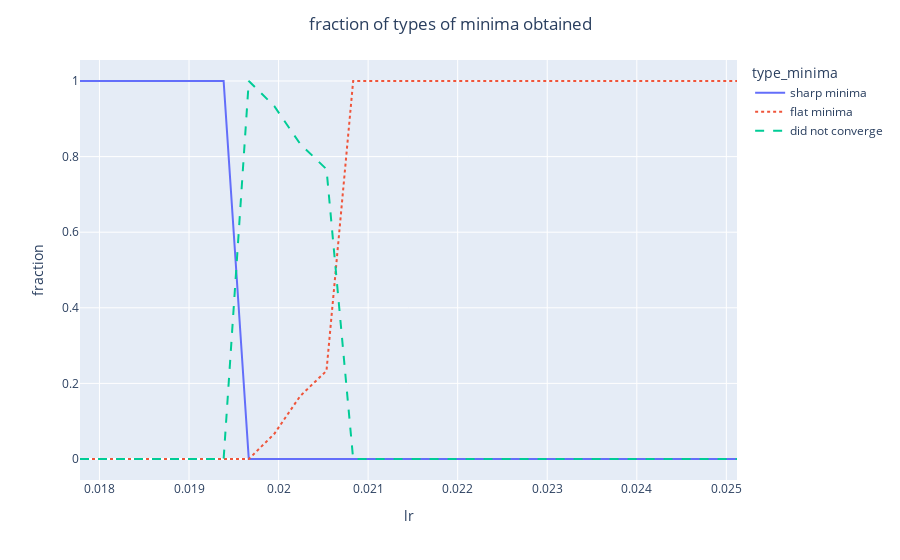

Source (notebook cell):
### Code cell
px.line(
    data_frame=ends_counts.sort_values('lr'), 
    x='lr', 
    y='fraction', 
    color='type_minima', 
    line_dash='type_minima'
).update_layout(
    title={
        'text': 'fraction of types of minima obtained', 
        'x':0.5,
        'xanchor': 'center',
    }
)

### Figure 1 — Plotly figure (JSON) as saved in the notebook; plotly's stock layout.template omitted (floating-point values rounded to 4 significant figures)
{"data": [{"hovertemplate": "type_minima=sharp minima<br>lr=%{x}<br>fraction=%{y}<extra></extra>", "legendgroup": "sharp minima", "line": {"color": "#636efa", "dash": "solid"}, "marker": {"symbol": "circle"}, "mode": "lines", "name": "sharp minima", "orientation": "v", "showlegend": true, "type": "scatter", "x": [0.01778, 0.01804, 0.0183, 0.01857, 0.01884, 0.01911, 0.01939, 0.01967, 0.01995, 0.02024, 0.02054, 0.02083, 0.02113, 0.02144, 0.02175, 0.02207, 0.02239, 0.02271, 0.02304, 0.02337, 0.02371, 0.02406, 0.02441, 0.02476, 0.02512], "xaxis": "x", "y": [1, 1, 1, 1, 1, 1, 1, 0, 0, 0, 0, 0, 0, 0, 0, 0, 0, 0, 0, 0, 0, 0, 0, 0, 0], "yaxis": "y"}, {"hovertemplate": "type_minima=flat minima<br>lr=%{x}<br>fraction=%{y}<extra></extra>", "legendgroup": "flat minima", "line": {"color": "#EF553B", "dash": "dot"}, "marker": {"symbol": "circle"}, "mode": "lines", "name": "flat minima", "orientation": "v", "showlegend": true, "type": "scatter", "x": [0.01778, 0.01804, 0.0183, 0.01857, 0.01884, 0.01911, 0.01939, 0.01967, 0.01995, 0.02024, 0.02054, 0.02083, 0.02113, 0.02144, 0.02175, 0.02207, 0.02239, 0.02271, 0.02304, 0.02337, 0.02371, 0.02406, 0.02441, 0.02476, 0.02512], "xaxis": "x", "y": [0, 0, 0, 0, 0, 0, 0, 0, 0.06667, 0.1667, 0.2333, 1, 1, 1, 1, 1, 1, 1, 1, 1, 1, 1, 1, 1, 1], "yaxis": "y"}, {"hovertemplate": "type_minima=did not converge<br>lr=%{x}<br>fraction=%{y}<extra></extra>", "legendgroup": "did not converge", "line": {"color": "#00cc96", "dash": "dash"}, "marker": {"symbol": "circle"}, "mode": "lines", "name": "did not converge", "orientation": "v", "showlegend": true, "type": "scatter", "x": [0.01778, 0.01804, 0.0183, 0.01857, 0.01884, 0.01911, 0.01939, 0.01967, 0.01995, 0.02024, 0.02054, 0.02083, 0.02113, 0.02144, 0.02175, 0.02207, 0.02239, 0.02271, 0.02304, 0.02337, 0.02371, 0.02406, 0.02441, 0.02476, 0.02512], "xaxis": "x", "y": [0, 0, 0, 0, 0, 0, 0, 1, 0.9333, 0.8333, 0.7667, 0, 0, 0, 0, 0, 0, 0, 0, 0, 0, 0, 0, 0, 0], "yaxis": "y"}], "layout": {"legend": {"title": {"text": "type_minima"}, "tracegroupgap": 0}, "margin": {"t": 60}, "title": {"text": "fraction of types of minima obtained", "x": 0.5, "xanchor": "center"}, "xaxis": {"anchor": "y", "domain": [0, 1], "title": {"text": "lr"}}, "yaxis": {"anchor": "x", "domain": [0, 1], "title": {"text": "fraction"}}}}
